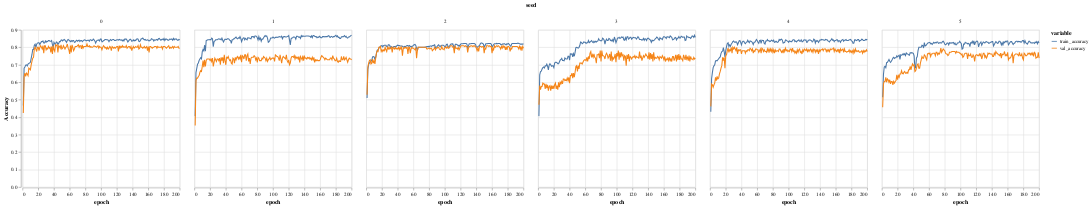

Write notebook code for a chart like this one.
### Code cell
import altair as alt
alt.data_transformers.disable_max_rows()

source = results.reset_index().drop(['n','test_size','val_size'],axis=1).melt(id_vars=['epoch','seed'])

alt.Chart(source).mark_line().encode(
    x='epoch',
    y=alt.Y('value',title='Accuracy'),
    color='variable',
    column='seed'
)

### Figure 1 — Vega-Lite specification as saved in the notebook (floating-point values rounded to 4 significant figures; data arrays with more than 128 entries replaced by an {"elided": "..."} marker saying what was removed)
{"config": {"view": {"continuousWidth": 300, "continuousHeight": 300}}, "data": {"name": "data-c970ecc3e9ea3de89f3aefff4bdf46b1"}, "mark": {"type": "line"}, "encoding": {"color": {"field": "variable", "type": "nominal"}, "column": {"field": "seed", "type": "quantitative"}, "x": {"field": "epoch", "type": "quantitative"}, "y": {"field": "value", "title": "Accuracy", "type": "quantitative"}}, "$schema": "https://vega.github.io/schema/vega-lite/v5.8.0.json", "datasets": {"data-c970ecc3e9ea3de89f3aefff4bdf46b1": {"elided": "2400 records"}}}
